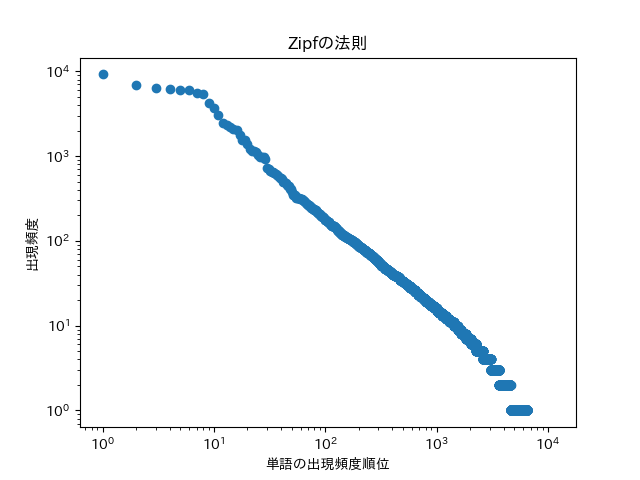

This figure's Python source:
#３９．Zipfの法則
#単語の出現頻度順位を横軸，その出現頻度を縦軸として，両対数グラフをプロットせよ．

import knock30
import matplotlib.pyplot as plt
import japanize_matplotlib

frequency = {}

for sentence in knock30.morph_results:
  for word in sentence:
    #記号は単語には含めない
    if word["pos"] == "記号":
      pass
    elif word["base"] in frequency:
      frequency[word["base"]]+= 1
    else:
      frequency[word["base"]] = 0

frequency = frequency.values()
frequency = sorted(frequency, key=lambda x: x, reverse=True)
ranks = [r + 1 for r in range(len(frequency))]
plt.scatter(ranks, frequency)
plt.xscale('log')
plt.yscale('log')

plt.xlabel("単語の出現頻度順位")
plt.ylabel("出現頻度")
plt.title("Zipfの法則")

plt.savefig("knock39.png")